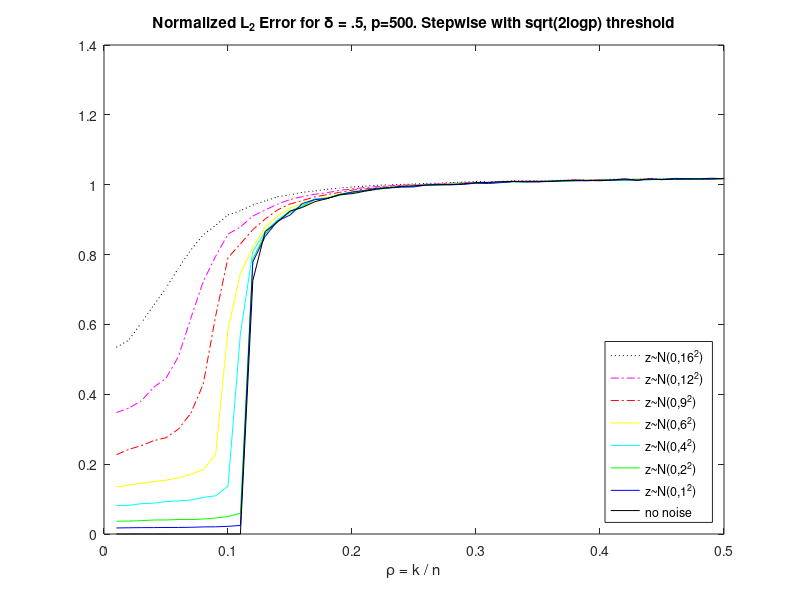

MATLAB code to generate this figure:
% Figure 7: This shows vertical slices at delta=n/p=.5 through the
% Forward Stepwise Phase Diagram (Fig 4), with the number of variables
% now fixed at 500, and the number of replications at 300. As the 
% noise level is increased from sigma = 0 to sigma = 16 the breakdown
% point occurs earlier, ie. for sparser and sparser models. Notice 
% also that with the increase in p from 200 to 500 the breakdown point,
% for the same level of noise, occurs at sparser underlying models.

load Fig7Datazi0.mat
med0 = median(ErrVecL2n,2);
load Fig7Datazi1.mat
med1 = median(ErrVecL2n,2);
load Fig7Datazi2.mat
med2 = median(ErrVecL2n,2);
load Fig7Datazi4.mat
med4 = median(ErrVecL2n,2);
load Fig7Datazi6.mat
med6 = median(ErrVecL2n,2);
load Fig7Datazi9.mat
med9 = median(ErrVecL2n,2);
load Fig7Datazi12.mat
med12 = median(ErrVecL2n,2);
load Fig7Datazi16.mat
med16 = median(ErrVecL2n,2);

plot(1:length(med16),med16','k:')
hold on
plot(1:length(med12),med12','m-.')
plot(1:length(med9),med9','r-.')
plot(1:length(med6),med6','y-')
plot(1:length(med4),med4','c-')
plot(1:length(med2),med2','g-')
plot(1:length(med1),med1','b-')
plot(1:length(med0),med0','k-')

xlabel('\rho = k / n'); ylabel=('Error');
legend('z~N(0,16^2)','z~N(0,12^2)','z~N(0,9^2)','z~N(0,6^2)','z~N(0,4^2)','z~N(0,2^2)','z~N(0,1^2)','no noise','location','SouthEast')
set(gca,'XtickLabel',[0 0.1 0.2 0.3 0.4 0.5 0.6 0.7 0.8 0.9 1]);
title('Normalized L_2 Error for \delta = .5, p=500. Stepwise with sqrt(2logp) threshold')
%print -depsc deltahalfp500reps1000; print -djpeg99 deltahalfp500reps1000

%
% Copyright (c) 2006. Victoria Stodden
%  

%
% Part of SparseLab Version:100
% Created Tuesday March 28, 2006
% This is Copyrighted Material
% For Copying permissions see COPYING.m
% Comments? e-mail sparselab@stanford.edu
%
